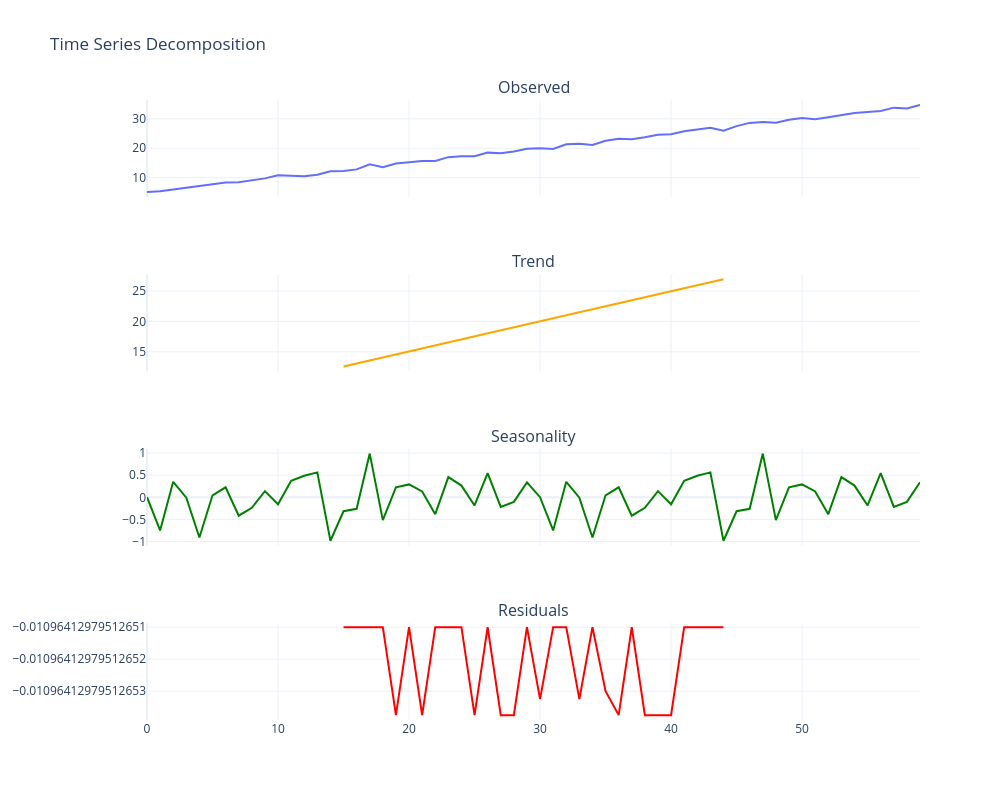

Notebook source saved alongside this figure:
### Code cell
plot_decomposition(df_4)

### Figure 1 — Plotly figure (JSON) as saved in the notebook; plotly's stock layout.template omitted (floating-point values rounded to 4 significant figures)
{"data": [{"mode": "lines", "name": "Observed", "type": "scatter", "x": [0, 1, 2, 3, 4, 5, 6, 7, 8, 9, 10, 11, 12, 13, 14, 15, 16, 17, 18, 19, 20, 21, 22, 23, 24, 25, 26, 27, 28, 29, 30, 31, 32, 33, 34, 35, 36, 37, 38, 39, 40, 41, 42, 43, 44, 45, 46, 47, 48, 49, 50, 51, 52, 53, 54, 55, 56, 57, 58, 59], "xaxis": "x", "y": [5.12, 5.381, 6.006, 6.581, 7.144, 7.691, 8.337, 8.437, 9.222, 9.758, 10.84, 10.78, 10.48, 10.98, 12.2, 12.28, 12.82, 14.57, 13.57, 14.79, 15.34, 15.67, 15.65, 16.97, 17.27, 17.3, 18.52, 18.27, 18.91, 19.85, 20.0, 19.76, 21.37, 21.5, 21.1, 22.55, 23.22, 23.06, 23.73, 24.59, 24.79, 25.8, 26.41, 26.99, 25.94, 27.53, 28.63, 28.91, 28.69, 29.69, 30.31, 29.85, 30.54, 31.35, 32.0, 32.32, 32.68, 33.81, 33.51, 34.76], "yaxis": "y"}, {"line": {"color": "orange"}, "mode": "lines", "name": "Trend", "type": "scatter", "x": [0, 1, 2, 3, 4, 5, 6, 7, 8, 9, 10, 11, 12, 13, 14, 15, 16, 17, 18, 19, 20, 21, 22, 23, 24, 25, 26, 27, 28, 29, 30, 31, 32, 33, 34, 35, 36, 37, 38, 39, 40, 41, 42, 43, 44, 45, 46, 47, 48, 49, 50, 51, 52, 53, 54, 55, 56, 57, 58, 59], "xaxis": "x2", "y": [null, null, null, null, null, null, null, null, null, null, null, null, null, null, null, 12.61, 13.09, 13.59, 14.09, 14.57, 15.05, 15.55, 16.04, 16.53, 17.02, 17.5, 17.98, 18.49, 19.03, 19.52, 20.01, 20.52, 21.03, 21.52, 22.02, 22.52, 23.0, 23.49, 23.97, 24.46, 24.95, 25.44, 25.94, 26.44, 26.93, null, null, null, null, null, null, null, null, null, null, null, null, null, null, null], "yaxis": "y2"}, {"line": {"color": "green"}, "mode": "lines", "name": "Seasonality", "type": "scatter", "x": [0, 1, 2, 3, 4, 5, 6, 7, 8, 9, 10, 11, 12, 13, 14, 15, 16, 17, 18, 19, 20, 21, 22, 23, 24, 25, 26, 27, 28, 29, 30, 31, 32, 33, 34, 35, 36, 37, 38, 39, 40, 41, 42, 43, 44, 45, 46, 47, 48, 49, 50, 51, 52, 53, 54, 55, 56, 57, 58, 59], "xaxis": "x3", "y": [0.002242, -0.7496, 0.3509, -0.008835, -0.9082, 0.04546, 0.2264, -0.4158, -0.2364, 0.1392, -0.1568, 0.3721, 0.4879, 0.5636, -0.9829, -0.3151, -0.2592, 0.9882, -0.5158, 0.2255, 0.2913, 0.1335, -0.3819, 0.4573, 0.265, -0.1837, 0.5479, -0.2185, -0.1025, 0.3387, 0.002242, -0.7496, 0.3509, -0.008835, -0.9082, 0.04546, 0.2264, -0.4158, -0.2364, 0.1392, -0.1568, 0.3721, 0.4879, 0.5636, -0.9829, -0.3151, -0.2592, 0.9882, -0.5158, 0.2255, 0.2913, 0.1335, -0.3819, 0.4573, 0.265, -0.1837, 0.5479, -0.2185, -0.1025, 0.3387], "yaxis": "y3"}, {"line": {"color": "red"}, "mode": "lines", "name": "Residuals", "type": "scatter", "x": [0, 1, 2, 3, 4, 5, 6, 7, 8, 9, 10, 11, 12, 13, 14, 15, 16, 17, 18, 19, 20, 21, 22, 23, 24, 25, 26, 27, 28, 29, 30, 31, 32, 33, 34, 35, 36, 37, 38, 39, 40, 41, 42, 43, 44, 45, 46, 47, 48, 49, 50, 51, 52, 53, 54, 55, 56, 57, 58, 59], "xaxis": "x4", "y": [null, null, null, null, null, null, null, null, null, null, null, null, null, null, null, -0.01096, -0.01096, -0.01096, -0.01096, -0.01096, -0.01096, -0.01096, -0.01096, -0.01096, -0.01096, -0.01096, -0.01096, -0.01096, -0.01096, -0.01096, -0.01096, -0.01096, -0.01096, -0.01096, -0.01096, -0.01096, -0.01096, -0.01096, -0.01096, -0.01096, -0.01096, -0.01096, -0.01096, -0.01096, -0.01096, null, null, null, null, null, null, null, null, null, null, null, null, null, null, null], "yaxis": "y4"}], "layout": {"annotations": [{"font": {"size": 16}, "showarrow": false, "text": "Observed", "x": 0.5, "xanchor": "center", "xref": "paper", "y": 1, "yanchor": "bottom", "yref": "paper"}, {"font": {"size": 16}, "showarrow": false, "text": "Trend", "x": 0.5, "xanchor": "center", "xref": "paper", "y": 0.7188, "yanchor": "bottom", "yref": "paper"}, {"font": {"size": 16}, "showarrow": false, "text": "Seasonality", "x": 0.5, "xanchor": "center", "xref": "paper", "y": 0.4375, "yanchor": "bottom", "yref": "paper"}, {"font": {"size": 16}, "showarrow": false, "text": "Residuals", "x": 0.5, "xanchor": "center", "xref": "paper", "y": 0.1562, "yanchor": "bottom", "yref": "paper"}], "height": 800, "showlegend": false, "title": {"text": "Time Series Decomposition"}, "width": 1000, "xaxis": {"anchor": "y", "domain": [0, 1], "matches": "x4", "showticklabels": false}, "xaxis2": {"anchor": "y2", "domain": [0, 1], "matches": "x4", "showticklabels": false}, "xaxis3": {"anchor": "y3", "domain": [0, 1], "matches": "x4", "showticklabels": false}, "xaxis4": {"anchor": "y4", "domain": [0, 1]}, "yaxis": {"anchor": "x", "domain": [0.8438, 1]}, "yaxis2": {"anchor": "x2", "domain": [0.5625, 0.7188]}, "yaxis3": {"anchor": "x3", "domain": [0.2812, 0.4375]}, "yaxis4": {"anchor": "x4", "domain": [0, 0.1562]}}}
